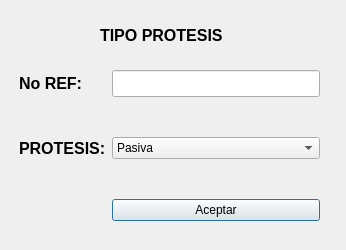
<?xml version="1.0" encoding="UTF-8"?>
<ui version="4.0">
 <class>Dialog</class>
 <widget class="QDialog" name="Dialog">
  <property name="geometry">
   <rect>
    <x>0</x>
    <y>0</y>
    <width>346</width>
    <height>250</height>
   </rect>
  </property>
  <property name="windowTitle">
   <string>Dialog</string>
  </property>
  <widget class="QWidget" name="formLayoutWidget">
   <property name="geometry">
    <rect>
     <x>19</x>
     <y>70</y>
     <width>301</width>
     <height>151</height>
    </rect>
   </property>
   <layout class="QFormLayout" name="formLayout">
    <item row="0" column="0">
     <widget class="QLabel" name="label">
      <property name="font">
       <font>
        <pointsize>12</pointsize>
        <weight>75</weight>
        <bold>true</bold>
       </font>
      </property>
      <property name="text">
       <string>No REF:</string>
      </property>
     </widget>
    </item>
    <item row="0" column="1">
     <widget class="QLineEdit" name="campo_ref">
      <property name="font">
       <font>
        <pointsize>12</pointsize>
       </font>
      </property>
     </widget>
    </item>
    <item row="1" column="1">
     <spacer name="verticalSpacer">
      <property name="orientation">
       <enum>Qt::Vertical</enum>
      </property>
      <property name="sizeHint" stdset="0">
       <size>
        <width>20</width>
        <height>40</height>
       </size>
      </property>
     </spacer>
    </item>
    <item row="2" column="0">
     <widget class="QLabel" name="label_2">
      <property name="font">
       <font>
        <pointsize>12</pointsize>
        <weight>75</weight>
        <bold>true</bold>
       </font>
      </property>
      <property name="text">
       <string>PROTESIS:</string>
      </property>
     </widget>
    </item>
    <item row="2" column="1">
     <widget class="QComboBox" name="comboBox">
      <item>
       <property name="text">
        <string>Pasiva</string>
       </property>
      </item>
      <item>
       <property name="text">
        <string>Mecanica</string>
       </property>
      </item>
      <item>
       <property name="text">
        <string>Electrica</string>
       </property>
      </item>
      <item>
       <property name="text">
        <string>Mioelectrica</string>
       </property>
      </item>
     </widget>
    </item>
    <item row="4" column="1">
     <widget class="QPushButton" name="boton_aceptar">
      <property name="text">
       <string>Aceptar</string>
      </property>
     </widget>
    </item>
    <item row="3" column="1">
     <spacer name="verticalSpacer_2">
      <property name="orientation">
       <enum>Qt::Vertical</enum>
      </property>
      <property name="sizeHint" stdset="0">
       <size>
        <width>20</width>
        <height>40</height>
       </size>
      </property>
     </spacer>
    </item>
   </layout>
  </widget>
  <widget class="QLabel" name="label_3">
   <property name="geometry">
    <rect>
     <x>100</x>
     <y>20</y>
     <width>141</width>
     <height>31</height>
    </rect>
   </property>
   <property name="font">
    <font>
     <pointsize>12</pointsize>
     <weight>75</weight>
     <bold>true</bold>
    </font>
   </property>
   <property name="text">
    <string>TIPO PROTESIS</string>
   </property>
  </widget>
 </widget>
 <resources/>
 <connections/>
</ui>
